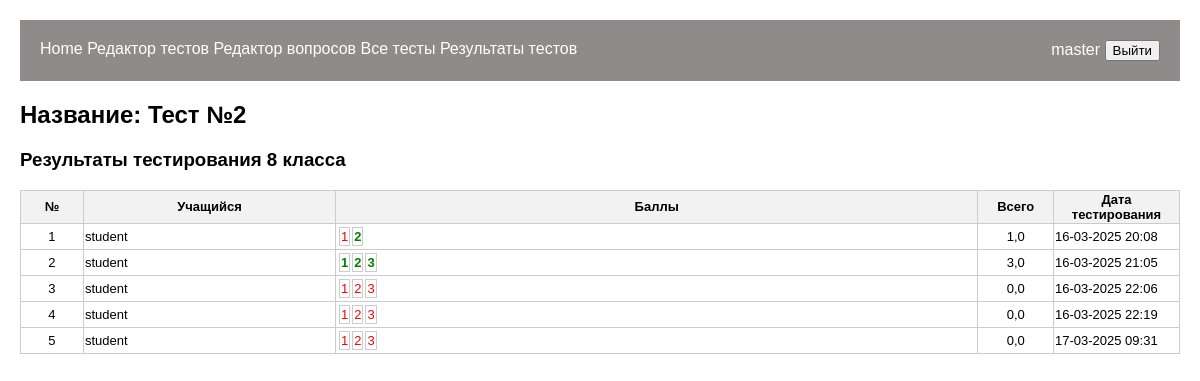
Page /test_students_results/3 (signed in) on the earlier database version.
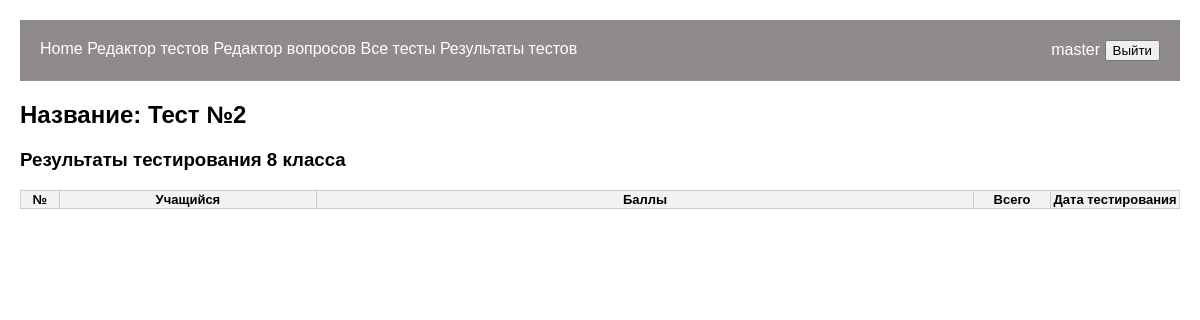
Same page on the later database version.
### tests/models.py (models this page shows, shortened)
class Test(models.Model):
    title = models.CharField(max_length=200, verbose_name='Название')
    questions = models.ManyToManyField(Question, verbose_name='Вопросы')
    created_by = models.ForeignKey(User, on_delete=models.CASCADE, verbose_name='Автор')
    time_create_test = models.DateTimeField(default=datetime.datetime.now(), verbose_name='Создано')
    klass_destination = models.CharField(default='7', max_length=2, choices=CLASSES, verbose_name='Класс')
    repeated_answer = models.BooleanField(default=False, verbose_name='Разрешена отправка')
    only_one_answer = models.BooleanField(default=True, verbose_name='Многократность ответов')
    tmp = models.BooleanField(default=True, verbose_name='Без заданий (временный тест)')

class StudentResponse(models.Model):
    student = models.ForeignKey(User, on_delete=models.CASCADE, verbose_name='Учащийся')
    test = models.ForeignKey(Test, on_delete=models.CASCADE, verbose_name='Тест')
    answers = models.JSONField(verbose_name='Ответы')  # Ответы как JSON
    score = models.FloatField(null=True, blank=True, verbose_name='Набрано')
    time_answer = models.DateTimeField(default=datetime.datetime.now(), verbose_name='Создано')
    right_answer = models.JSONField(verbose_name='Правильный ответ')

### tests/views.py (the view)
# urls.py: path('test_students_results/<int:test_id>', test_students_results, name='test_students_results'),
@login_required
def test_students_results(request, test_id):
    test_title = Test.objects.filter(id=test_id)[0].title
    test_klass = Test.objects.filter(id=test_id)[0].klass_destination
    results = StudentResponse.objects.filter(test_id=test_id)
    return render(request, 'tests/test_students_results.html',
                  {'results': results,
                   'test_title': test_title,
                   'test_klass': test_klass})

### tests/templates/tests/test_students_results.html (shortened to what this page needs)
{% extends 'tests/base.html' %}
{% block content %}
    <h2>Название: {{ test_title }}</h2>
    <h3>Результаты тестирования {{ test_klass }} класса</h3>
    <table id="table_total">
        <thead>
            <tr>
                <th style="width: 3%">№</th>
                <th style="width: 20%">Учащийся</th>
                <th style="width: 51%">Баллы</th>
                <th style="width: 6%">Всего</th>
                <th style="width: 10%">Дата тестирования</th>
            </tr>
        </thead>
        <tbody>
            {% for result in results %}
            <tr>
                <td class="number">{{ forloop.counter }}</td>
                <td>
                    {% if result.student.last_name %}
                        {{ result.student.last_name }} {{ result.student.first_name }}
                    {% else %}
                        {{ result.student.username}}
                    {% endif %}
                </td>
                <td>
                    <table style="margin-bottom: 0%;">
                        <tbody>
                        {% for key, value in result.right_answer.items %}
                            {% if value %}
                                <td style="color: green;"><b>{{ forloop.counter }}</b></td>
                            {% else %}
                                <td style="color: red;">{{ forloop.counter }}</td>
                            {% endif %}
                        {% endfor %}
                        </tbody>
                    </table>
                </td>
                <td align="center">{{ result.score }}</td>
                <td>{{ result.time_answer|date:"d-m-Y H:i" }}</td>
            </tr>
            {% endfor %}
        </tbody>
    </table>
{% endblock %}

### tests/templates/tests/base.html (shortened to what this page needs)
<!DOCTYPE html>
<html lang="ru">
<head>
    {% load static %}
    <link rel="stylesheet" type="text/css" href="{% static 'css/styles.css' %}">
</head>
<body>
    <div class="navbar">
        <div class="nav-left">
            <a href="{% url 'home' %}">Home</a>
            {% if user.is_authenticated %}
            {% if user.is_superuser %}
            <a href="{% url 'add_test' %}">Редактор тестов</a>
            {% endif %}
            {% if user.is_superuser %}
            <a href="{% url 'list_questions' %}">Редактор вопросов</a>
            {% endif %}
            {% if user.is_superuser %}
            <a href="{% url 'tests_list_admin' %}">Все тесты</a>
            {% else %}
            <a href="{% url 'test_list' %}">Тесты</a>
            {% endif %}
            {% if user.is_superuser %}
            <a href="{% url 'tests_all_results_admin' %}">
                Результаты тестов
            </a>
            {% else %}
            <a href="{% url 'my_tests' %}">
                Мои результаты
            </a>
            {% endif %}
            {% endif %}
        </div>
        {% if user.is_authenticated %}
        <div class="nav-right">
            <a href="{% url 'user_page' user.id %}">{{ user.username }}</a>
            <form method="post" action="{% url 'logout' %}" style="display:inline;">
                <button type="submit">Выйти</button>
            </form>
        </div>
        {% endif %}
    </div>
    <div>
        {% block content %}
        {% endblock %}
    </div>
</body>
</html>

### tests/static/css/styles.css (style rules this page uses)
#table_total { width: 100%; border-collapse: collapse; margin: auto; margin-bottom: 20px; font-size: small; }
th, td { border: 1px solid #ccc; }
th { background-color: #f2f2f2; }
.navbar { display: flex; justify-content: space-between; background-color: #8f8b8b; padding: 20px; }
.navbar a { color: white; text-decoration: none; }
body { font-family: Arial, sans-serif; margin: 20px; }

Differences in the rows shown:
removed StudentResponse: student.username "student", score "1,0", time_answer "16-03-2025 20:08"
removed StudentResponse: student.username "student", score "3,0", time_answer "16-03-2025 21:05"
removed StudentResponse: student.username "student", score "0,0", time_answer "16-03-2025 22:06"
removed StudentResponse: student.username "student", score "0,0", time_answer "16-03-2025 22:19"
removed StudentResponse: student.username "student", score "0,0", time_answer "17-03-2025 09:31"
